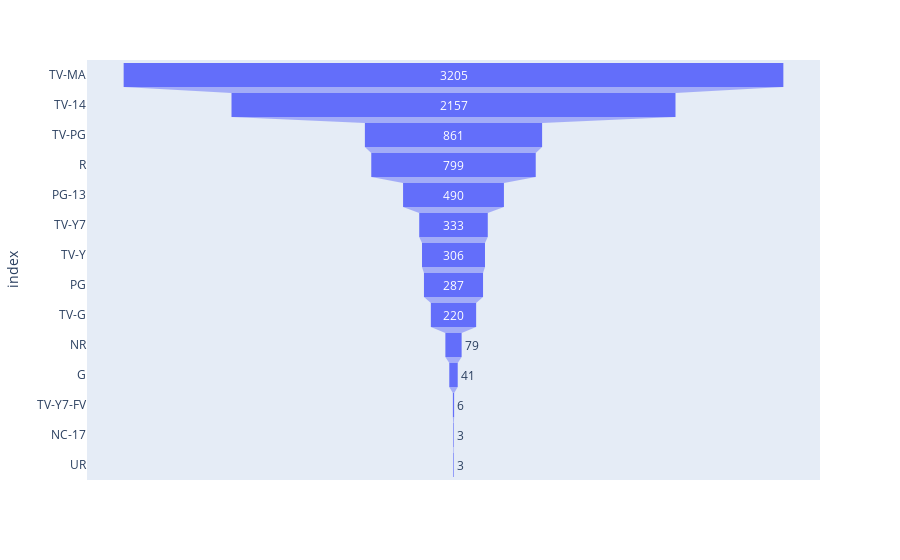

Source (notebook cell):
### Code cell
px.funnel(df.rating.value_counts().reset_index(),y='index',x='rating')

### Figure 1 — Plotly figure (JSON) as saved in the notebook; plotly's stock layout.template omitted (floating-point values rounded to 4 significant figures)
{"data": [{"hovertemplate": "rating=%{x}<br>index=%{y}<extra></extra>", "legendgroup": "", "marker": {"color": "#636efa"}, "name": "", "orientation": "h", "showlegend": false, "type": "funnel", "x": [3205, 2157, 861, 799, 490, 333, 306, 287, 220, 79, 41, 6, 3, 3], "xaxis": "x", "y": ["TV-MA", "TV-14", "TV-PG", "R", "PG-13", "TV-Y7", "TV-Y", "PG", "TV-G", "NR", "G", "TV-Y7-FV", "NC-17", "UR"], "yaxis": "y"}], "layout": {"legend": {"tracegroupgap": 0}, "margin": {"t": 60}, "xaxis": {"anchor": "y", "domain": [0, 1], "title": {"text": "rating"}}, "yaxis": {"anchor": "x", "domain": [0, 1], "title": {"text": "index"}}}}
